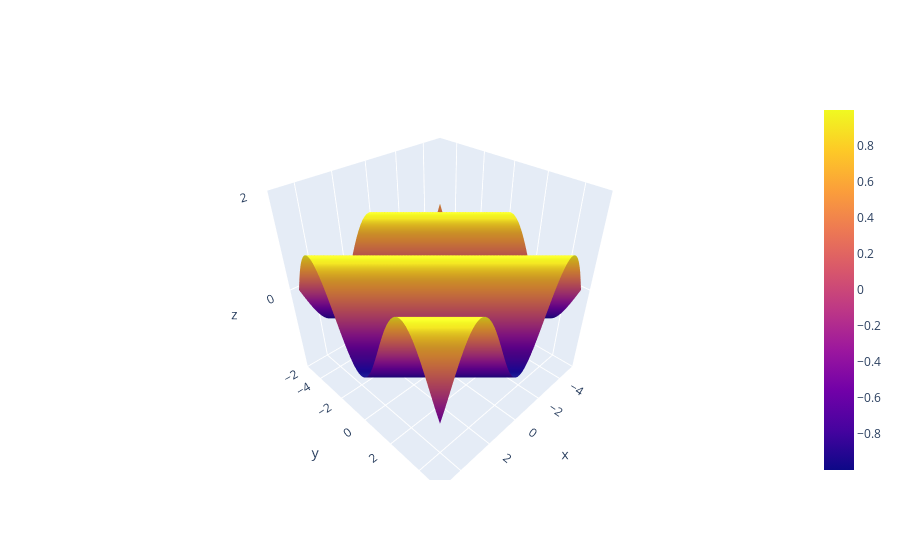

The notebook cell this image was saved under:
### Code cell
# Funkcja R^2 -> R 
# f(x, y) = sin(x + y)
f = lambda x, y: np.sin(x + y)
x = np.linspace(-5, 5, 100)
y = np.linspace(-5, 5, 100)
X, Y = np.meshgrid(x, y)
Z = f(X, Y)

fig = go.Figure(data=[go.Surface(z=Z, x=X, y=Y)])
# zlim
fig.update_layout(scene = dict(zaxis = dict(nticks=4, range=[-2,2],),),)
fig.show()

### Figure 1 — Plotly figure (JSON) as saved in the notebook; plotly's stock layout.template omitted (floating-point values rounded to 4 significant figures; data arrays with more than 128 entries replaced by an {"elided": "..."} marker saying what was removed)
{"data": [{"x": {"elided": "100x100 float values"}, "y": {"elided": "100x100 float values"}, "z": {"elided": "100x100 float values"}, "type": "surface"}], "layout": {"scene": {"zaxis": {"nticks": 4, "range": [-2, 2]}}}}
